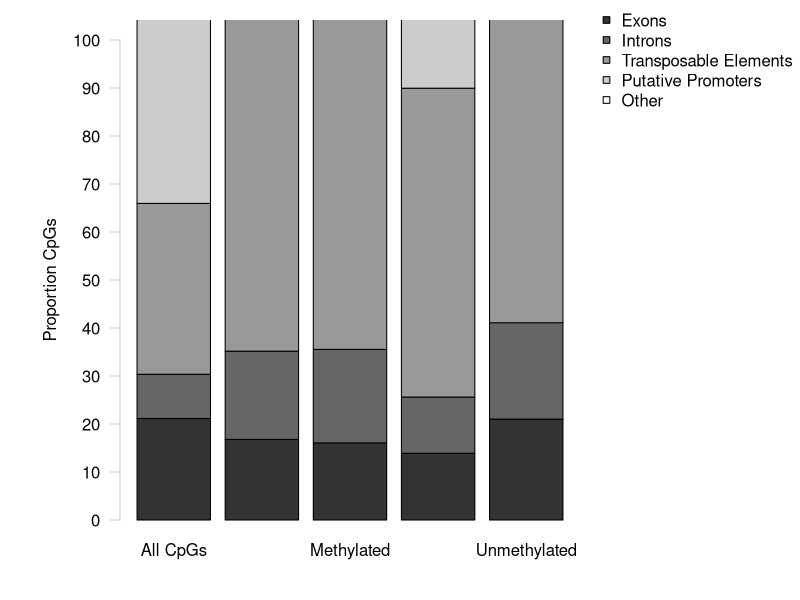
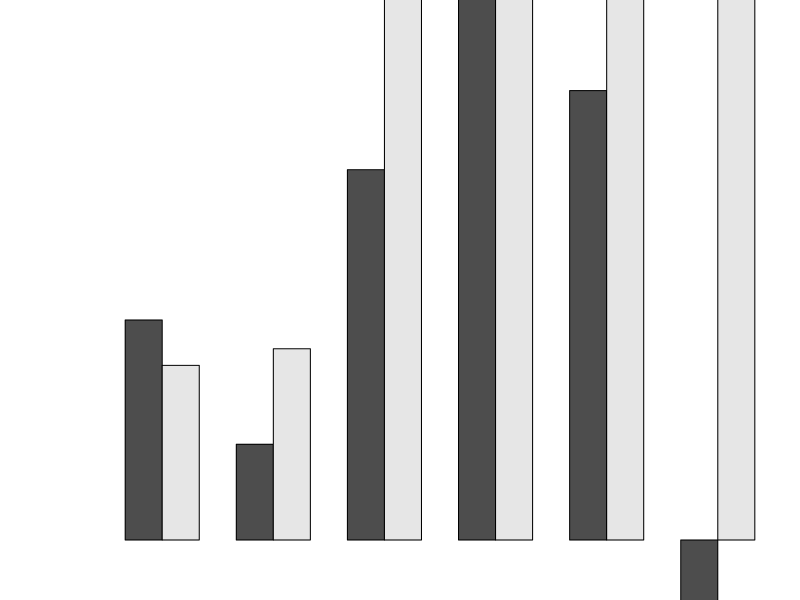

Here is the R script that generated these plots, in order: (Note: this script raises an error after producing the figures.)
## ---- chunk 1
knitr::opts_chunk$set(echo = TRUE)
## ---- chunk 2
sessionInfo()
## ---- chunk 3
overlapData <- read.csv("2019-01-15-Overlap-Proportions.csv", header = TRUE)
rownames(overlapData) <- overlapData$genomicFeature #Set genomic feature indication and rownames
overlapData <- overlapData[,-1] #Remove genomic feature indication column
head(overlapData) #Confirm import
## ---- chunk 4
proportionData <- overlapData #Copy overlap data as a new dataframe
nLength <- length(proportionData$totalCpG) #Count number of rows
for(i in 1:nLength) {
  proportionData[i,] <- (proportionData[i,]/proportionData[6,])*100
} #Divide each column of proportionData by respective totalLines entry. Multiply by 100 and and save the percentage
head(proportionData) #Confirm changes
## ---- chunk 5
proportionData <- proportionData[-6,] #Remove totalLines row
tail(proportionData) #Confirm changes
## ---- chunk 6
totalVersusEnriched <- overlapData[, 1:2] #Subset data for statistical testing
totalVersusEnriched <- totalVersusEnriched[-6, ] #Remove totalLines row
head(totalVersusEnriched) #Confirm changes
## ---- chunk 7
totalVersusEnrichedTest <- chisq.test(t(totalVersusEnriched)) #Conduct a chi-squared test
totalVersusEnrichedTest #The distribution of enriched CpGs from MBD is different from the distribution of all CG motifs in the C. virginica genome
## ---- chunk 8
totalVersusEnrichedTest$observed #Look at observed valules
totalVersusEnrichedTest$expected #Look at expected values
totalVersusEnrichedTest$residuals #Look at residuals
## ---- chunk 9
totalVersusMethylated <- overlapData[, c(1,3)] #Subset data for statistical testing
totalVersusMethylated <- totalVersusMethylated[-6, ] #Remove totalLines row
head(totalVersusMethylated) #Confirm changes
## ---- chunk 10
totalVersusMethylatedTest <- chisq.test(t(totalVersusMethylated)) #Conduct a chi-squared test
totalVersusMethylatedTest #The distribution of methylated CpGs is significantly different from all CpG
## ---- chunk 11
enrichedVersusMethylated <- overlapData[, 2:3] #Subset data for statistical testing
enrichedVersusMethylated <- enrichedVersusMethylated[-6, ] #Remove totalLines row
head(enrichedVersusMethylated) #Confirm changes
## ---- chunk 12
enrichedVersusMethylatedTest <- chisq.test(t(enrichedVersusMethylated)) #Conduct a chi-squared test
enrichedVersusMethylatedTest #The distribution of methylated CpGs is significantly different from CpGs enriched by MBD
## ---- chunk 13
allMethylationCategories <- overlapData[, 2:5] #Subset data for statistical testing
allMethylationCategories <- allMethylationCategories[-6, ] #Remove totalLines row
head(allMethylationCategories) #Confirm changes
## ---- chunk 14
allMethylationCategoriesTest <- chisq.test(t(allMethylationCategories)) #Conduct a chi-squared test
allMethylationCategoriesTest #The distributions differ from eachother.
## ---- chunk 15
enrichedVersusDML <- overlapData[,c(2,6)] #Subset data for statistical testing
enrichedVersusDML <- enrichedVersusDML[-6,] #Remove totalLines row
head(enrichedVersusDML) #Confirm changes
## ---- chunk 16
enrichedVersusDMLTest <- chisq.test(t(enrichedVersusDML)) #Conduct a chi-squared test
enrichedVersusDMLTest #The distribution of DML is significantly different from methylated CpGs.
## ---- chunk 17
methylatedVersusDML <- overlapData[,c(3,6)] #Subset data for statistical testing
methylatedVersusDML <- methylatedVersusDML[-6,] #Remove totalLines row
head(methylatedVersusDML) #Confirm changes
## ---- chunk 18
methylatedVersusDMLTest <- chisq.test(t(methylatedVersusDML)) #Conduct a chi-squared test
methylatedVersusDMLTest #The distribution of DML is significantly different from methylated CpGs.
## ---- chunk 19
allCpGCategories <- proportionData[,1:5] #Subset data
head(allCpGCategories) #Confirm subset
## ---- chunk 20
#pdf("2019-04-10-All-CpG-Categories.pdf", height = 8.5, width = 11)
par(mar = c(3,5,1,1), oma = c(1, 1, 1, 10)) #Change figure boundaries

barplot(t(t(allCpGCategories)),
        axes = FALSE, 
        names.arg = c("All CpGs", "MBD-Enriched", "Methylated", "Sparsely Methylated", "Unmethylated"),
        ylim = c(0,100),
        col = c("grey20", "grey40", "grey60", "grey80", "grey100")) #Create a stacked barplot. Use axes = FALSE to remove the y-axis and names.arg to set labels on the x-axis.
axis(side = 2, at = seq(0, 100, by = 10), las = 2, col = "grey80")
mtext(side = 2, "Proportion CpGs", line = 3) #Add y-axis label

par(fig = c(0, 1, 0, 1), oma = c(0, 0, 0, 0), mar = c(0, 0, 0, 0), new = TRUE) #Create new plot
plot(0, 0, type = "n", bty = "n", xaxt = "n", yaxt = "n") #Add new plot on top of current plot
legend("topright",
       xpd = TRUE,
       legend = c("Exons", "Introns", "Transposable Elements", "Putative Promoters", "Other"),
       pch = 22, 
        col = "black", 
        pt.bg = c("grey20", "grey40", "grey60", "grey80", "grey100"),
       bty = "n") #Place a legend in the top right of the figure with no box
#dev.off()
## ---- chunk 21
totalVersusEnrichedProportions <- proportionData[,1:2] #Subset data
head(totalVersusEnrichedProportions) #Confirm subset
## ---- chunk 22
#pdf("2019-04-10-Total-Versus-Enriched-CpGs.pdf", height = 8.5, width = 11)
par(mar = c(3,5,1,1)) #Change figure boundaries
barplot(t(totalVersusEnrichedProportions),
        beside = TRUE,
        axes = FALSE, 
        names.arg = c("Exons", "Introns", "TE", "Promoters", "Other"),
        ylim = c(0,50)) #Create a grouped barplot (beside = TRUE) using a transposed version of the proportion data. Use axes = FALSE to remove the y-axis and names.arg to set labels on the x-axis.
axis(side = 2, at = seq(0, 100, by = 5), las = 2, col = "grey80")
mtext(side = 2, "Proportion CpGs", line = 3) #Add y-axis label
legend("topright", 
       legend = c("All CpGs", "MBD-Enriched"),
       pch = 16,
       col = c("grey20", "grey80"),
       bty = "n") #Place a legend in the top right of the figure with no box
#dev.off()
## ---- chunk 23
allCpGVersusMethylated <- proportionData[,c(1,3)] #Subset data
head(allCpGVersusMethylated) #Confirm subset
## ---- chunk 24
#pdf("2019-04-10-All-CpGs-Versus-Methylated-CpGs.pdf", height = 8.5, width = 11)
par(mar = c(3,5,1,1), oma = c(1, 1, 1, 15)) #Change figure boundaries

barplot(t(t(allCpGVersusMethylated)),
        axes = FALSE, 
        names.arg = c("All CpGs", "Methylated CpGs"),
        cex.names = 1.5,
        ylim = c(0,100),
        col = c("grey20", "grey40", "grey60", "grey80", "grey100")) #Create a stacked barplot. Use axes = FALSE to remove the y-axis and names.arg to set labels on the x-axis.
axis(side = 2, at = seq(0, 100, by = 10), las = 2, col = "grey80", cex.axis = 1.2)
mtext(side = 2, "Proportion CpGs", line = 3, cex = 1.5) #Add y-axis label

par(fig = c(0, 1, 0, 1), oma = c(0, 0, 0, 0), mar = c(0, 0, 0, 0), new = TRUE) #Create new plot
plot(0, 0, type = "n", bty = "n", xaxt = "n", yaxt = "n") #Add new plot on top of current plot
legend("topright",
       xpd = TRUE,
       legend = c("Exons", "Introns", "Transposable Elements", "Putative Promoters", "Other"),
       pch = 22, 
        col = "black", 
        pt.bg = c("grey20", "grey40", "grey60", "grey80", "grey100"),
       bty = "n",
       cex = 1.5) #Place a legend in the top right of the figure with no box
#dev.off()
## ---- chunk 25
enrichedVersusMethylatedProportions <- proportionData[,2:3] #Subset data
head(enrichedVersusMethylatedProportions) #Confirm subset
## ---- chunk 26
#pdf("2019-04-10-Total-Versus-Methylated-CpGs.pdf", height = 8.5, width = 11)
par(mar = c(3,5,1,1)) #Change figure boundaries
barplot(t(enrichedVersusMethylatedProportions), 
        beside = TRUE, 
        axes = FALSE, 
        names.arg = c("Exons", "Introns", "TE", "Promoters", "Other"),
        ylim = c(0,50)) #Create a grouped barplot (beside = TRUE) using a transposed version of the proportion data. Use axes = FALSE to remove the y-axis and names.arg to set labels on the x-axis.
axis(side = 2, at = seq(0, 50, by = 5), las = 2, col = "grey80")
mtext(side = 2, "Proportion CpGs", line = 3) #Add y-axis label
legend("topright", 
       legend = c("MBD-Enriched", "Methylated"),
       pch = 16,
       col = c("grey20", "grey80"),
       bty = "n") #Place a legend in the top right of the figure with no box
#dev.off()
## ---- chunk 27
allMethylationCategoriesProportions <- proportionData[,2:5] #Subset data
head(allMethylationCategoriesProportions) #Confirm subset
## ---- chunk 28
#pdf("2019-04-10-All-Methylation-Categories.pdf", height = 8.5, width = 11)
par(mar = c(3,5,1,1), oma = c(1, 1, 1, 10)) #Change figure boundaries

barplot(t(t(allMethylationCategoriesProportions)),
        axes = FALSE, 
        names.arg = c("MBD-Enriched", "Methylated", "Sparsely Methylated", "Unmethylated"),
        ylim = c(0,100),
        col = c("grey20", "grey40", "grey60", "grey80", "grey100")) #Create a stacked barplot. Use axes = FALSE to remove the y-axis and names.arg to set labels on the x-axis.
axis(side = 2, at = seq(0, 100, by = 10), las = 2, col = "grey80")
mtext(side = 2, "Proportion CpGs", line = 3) #Add y-axis label

par(fig = c(0, 1, 0, 1), oma = c(0, 0, 0, 0), mar = c(0, 0, 0, 0), new = TRUE) #Create new plot
plot(0, 0, type = "n", bty = "n", xaxt = "n", yaxt = "n") #Add new plot on top of current plot
legend("topright",
       xpd = TRUE,
       legend = c("Exons", "Introns", "Transposable Elements", "Putative Promoters", "Other"),
       pch = 22, 
        col = "black", 
        pt.bg = c("grey20", "grey40", "grey60", "grey80", "grey100"),
       bty = "n") #Place a legend in the top right of the figure with no box
#dev.off()
## ---- chunk 29
enrichedVersusDMLProportions <- proportionData[,c(2,6)] #Subset data
head(enrichedVersusDMLProportions) #Confirm subset
## ---- chunk 30
#pdf("2019-04-10-Enriched-Versus-DML.pdf", height = 8.5, width = 11)
par(mar = c(3,5,1,1), oma = c(1, 1, 1, 15)) #Change figure boundaries

barplot(t(t(enrichedVersusDMLProportions)), 
        axes = FALSE, 
        names.arg = c("MBD-Enriched", "DML"),
        cex.names = 1.5,
        ylim = c(0,100),
        col = c("grey20", "grey40", "grey60", "grey80", "grey100")) #Create a stacked barplot. Use axes = FALSE to remove the y-axis and names.arg to set labels on the x-axis.
axis(side = 2, at = seq(0, 100, by = 10), las = 2, col = "grey80", cex.axis = 1.2) #Add y-axis
mtext(side = 2, "Proportion CpGs", line = 3, cex = 1.5) #Add y-axis label

par(fig = c(0, 1, 0, 1), oma = c(0, 0, 0, 0), mar = c(0, 0, 0, 0), new = TRUE) #Create new plot
plot(0, 0, type = "n", bty = "n", xaxt = "n", yaxt = "n") #Add new plot on top of current plot
legend("topright",
       xpd = TRUE,
       legend = c("Exons", "Introns", "Transposable Elements", "Putative Promoters", "Other"),
       pch = 22, 
        col = "black", 
        pt.bg = c("grey20", "grey40", "grey60", "grey80", "grey100"),
       bty = "n",
       cex = 1.5) #Place a legend in the top right of the figure with no box. pch = 22 has a background and outline. col changes the outline, pt.bg changes the point fill
#dev.off()
## ---- chunk 31
methylatedVersusDMLProportions <- proportionData[,c(3,6)] #Subset data
head(methylatedVersusDMLProportions) #Confirm subset
## ---- chunk 32
#pdf("2019-04-10-Methylated-CpGs-Versus-DML.pdf", height = 8.5, width = 11)
par(mar = c(3,5,1,1)) #Change figure boundaries
barplot(t(methylatedVersusDMLProportions),
        axes = FALSE, 
        names.arg = c("Exons", "Introns", "TE", "Promoters", "Other"),
        ylim = c(0,65)) #Create a grouped barplot (beside = TRUE) using a transposed version of the proportion data. Use axes = FALSE to remove the y-axis and names.arg to set labels on the x-axis.
axis(side = 2, at = seq(0, 65, by = 5), las = 2, col = "grey80")
mtext(side = 2, "Proportion CpGs", line = 3) #Add y-axis label
legend("topright", 
       legend = c("Methylated CpGs", "DML"),
       pch = 16,
       col = c("grey20", "grey80"),
       bty = "n") #Place a legend in the top right of the figure with no box
#dev.off()
## ---- chunk 33
backgroundVersusDMR <- overlapData[,c(7,8)] #Subset data for statistical testing
backgroundVersusDMR <- backgroundVersusDMR[-6,] #Remove totalLines row
head(backgroundVersusDMR) #Confirm changes
## ---- chunk 34
backgroundVersusDMRTest <- chisq.test(t(backgroundVersusDMR)) #Conduct a chi-squared test
backgroundVersusDMRTest #The distribution of DML is significantly different from methylated CpGs.
## ---- chunk 35
backgroundVersusDMRProportions <- proportionData[,c(8,7)] #Subset data. Column 8 is the DMRBackground, and column 7 are the DMR.
head(backgroundVersusDMRProportions) #Confirm subset
## ---- chunk 36
#pdf("2019-06-05-Background-Versus-DMR.pdf", height = 8.5, width = 11)
par(mar = c(3,5,1,1)) #Change figure boundaries
barplot(t(backgroundVersusDMRProportions), 
        beside = TRUE, 
        axes = FALSE, 
        names.arg = c("Exons", "Introns", "TE", "Promoters", "Other"),
        ylim = c(0,75)) #Create a grouped barplot (beside = TRUE) using a transposed version of the proportion data. Use axes = FALSE to remove the y-axis and names.arg to set labels on the x-axis.
axis(side = 2, at = seq(0, 75, by = 5), las = 2, col = "grey80")
mtext(side = 2, "Proportion 100 bp Regions", line = 3) #Add y-axis label
legend("topright", 
       legend = c("All 100 bp Regions", "DMR"),
       pch = 16,
       col = c("grey20", "grey80"),
       bty = "n") #Place a legend in the top right of the figure with no box
#dev.off()
